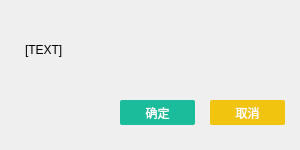
<?xml version="1.0" encoding="UTF-8"?>
<ui version="4.0">
 <class>QuestionDialog</class>
 <widget class="QDialog" name="QuestionDialog">
  <property name="geometry">
   <rect>
    <x>0</x>
    <y>0</y>
    <width>300</width>
    <height>150</height>
   </rect>
  </property>
  <property name="windowTitle">
   <string>Dialog</string>
  </property>
  <widget class="QLabel" name="label">
   <property name="geometry">
    <rect>
     <x>25</x>
     <y>20</y>
     <width>250</width>
     <height>60</height>
    </rect>
   </property>
   <property name="text">
    <string>[TEXT]</string>
   </property>
  </widget>
  <widget class="QPushButton" name="acceptButton">
   <property name="geometry">
    <rect>
     <x>120</x>
     <y>100</y>
     <width>75</width>
     <height>25</height>
    </rect>
   </property>
   <property name="styleSheet">
    <string notr="true">QPushButton {
    background-color: #1ABC9C;
    outline: 0px;
    color: white;
    border: none;
	border-radius: 2px;
}

QPushButton:hover {
    background-color: #16A085;
}</string>
   </property>
   <property name="text">
    <string>确定</string>
   </property>
  </widget>
  <widget class="QPushButton" name="rejectButton">
   <property name="geometry">
    <rect>
     <x>210</x>
     <y>100</y>
     <width>75</width>
     <height>25</height>
    </rect>
   </property>
   <property name="styleSheet">
    <string notr="true">QPushButton {
    background-color: #F1C40F;
    outline: 0px;
    color: white;
    border: none;
	border-radius: 2px;
}

QPushButton:hover {
    background-color: #F39C12;
}</string>
   </property>
   <property name="text">
    <string>取消</string>
   </property>
  </widget>
 </widget>
 <resources/>
 <connections>
  <connection>
   <sender>acceptButton</sender>
   <signal>clicked()</signal>
   <receiver>QuestionDialog</receiver>
   <slot>accept()</slot>
   <hints>
    <hint type="sourcelabel">
     <x>247</x>
     <y>162</y>
    </hint>
    <hint type="destinationlabel">
     <x>199</x>
     <y>99</y>
    </hint>
   </hints>
  </connection>
  <connection>
   <sender>rejectButton</sender>
   <signal>clicked()</signal>
   <receiver>QuestionDialog</receiver>
   <slot>reject()</slot>
   <hints>
    <hint type="sourcelabel">
     <x>337</x>
     <y>162</y>
    </hint>
    <hint type="destinationlabel">
     <x>199</x>
     <y>99</y>
    </hint>
   </hints>
  </connection>
 </connections>
</ui>
